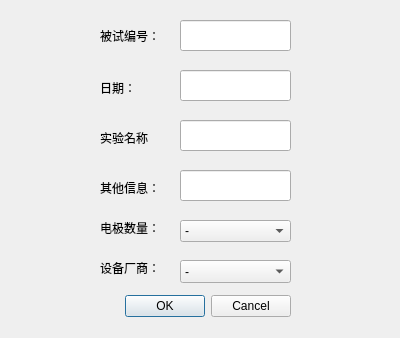
<?xml version="1.0" encoding="UTF-8"?>
<ui version="4.0">
 <class>set_info</class>
 <widget class="QDialog" name="set_info">
  <property name="geometry">
   <rect>
    <x>0</x>
    <y>0</y>
    <width>400</width>
    <height>338</height>
   </rect>
  </property>
  <property name="windowTitle">
   <string>实验信息</string>
  </property>
  <widget class="QDialogButtonBox" name="confirm">
   <property name="geometry">
    <rect>
     <x>90</x>
     <y>290</y>
     <width>201</width>
     <height>32</height>
    </rect>
   </property>
   <property name="orientation">
    <enum>Qt::Horizontal</enum>
   </property>
   <property name="standardButtons">
    <set>QDialogButtonBox::Cancel|QDialogButtonBox::Ok</set>
   </property>
  </widget>
  <widget class="QLabel" name="label">
   <property name="geometry">
    <rect>
     <x>100</x>
     <y>20</y>
     <width>81</width>
     <height>31</height>
    </rect>
   </property>
   <property name="text">
    <string>被试编号：</string>
   </property>
  </widget>
  <widget class="QLineEdit" name="num">
   <property name="geometry">
    <rect>
     <x>180</x>
     <y>20</y>
     <width>111</width>
     <height>31</height>
    </rect>
   </property>
  </widget>
  <widget class="QLabel" name="label_2">
   <property name="geometry">
    <rect>
     <x>100</x>
     <y>80</y>
     <width>68</width>
     <height>15</height>
    </rect>
   </property>
   <property name="text">
    <string>日期：</string>
   </property>
  </widget>
  <widget class="QLineEdit" name="date">
   <property name="geometry">
    <rect>
     <x>180</x>
     <y>70</y>
     <width>111</width>
     <height>31</height>
    </rect>
   </property>
  </widget>
  <widget class="QLabel" name="label_3">
   <property name="geometry">
    <rect>
     <x>100</x>
     <y>180</y>
     <width>68</width>
     <height>15</height>
    </rect>
   </property>
   <property name="text">
    <string>其他信息：</string>
   </property>
  </widget>
  <widget class="QLineEdit" name="others">
   <property name="geometry">
    <rect>
     <x>180</x>
     <y>170</y>
     <width>111</width>
     <height>31</height>
    </rect>
   </property>
  </widget>
  <widget class="QLineEdit" name="exp_name">
   <property name="geometry">
    <rect>
     <x>180</x>
     <y>120</y>
     <width>111</width>
     <height>31</height>
    </rect>
   </property>
  </widget>
  <widget class="QLabel" name="label_4">
   <property name="geometry">
    <rect>
     <x>100</x>
     <y>130</y>
     <width>68</width>
     <height>15</height>
    </rect>
   </property>
   <property name="text">
    <string>实验名称</string>
   </property>
  </widget>
  <widget class="QLabel" name="label_5">
   <property name="geometry">
    <rect>
     <x>100</x>
     <y>220</y>
     <width>68</width>
     <height>15</height>
    </rect>
   </property>
   <property name="text">
    <string>电极数量：</string>
   </property>
  </widget>
  <widget class="QComboBox" name="comboBox">
   <property name="geometry">
    <rect>
     <x>180</x>
     <y>220</y>
     <width>111</width>
     <height>22</height>
    </rect>
   </property>
   <item>
    <property name="text">
     <string>-</string>
    </property>
   </item>
   <item>
    <property name="text">
     <string>8</string>
    </property>
   </item>
   <item>
    <property name="text">
     <string>16</string>
    </property>
   </item>
  </widget>
  <widget class="QLabel" name="label_6">
   <property name="geometry">
    <rect>
     <x>100</x>
     <y>260</y>
     <width>68</width>
     <height>15</height>
    </rect>
   </property>
   <property name="text">
    <string>设备厂商：</string>
   </property>
  </widget>
  <widget class="QComboBox" name="comboBox_2">
   <property name="geometry">
    <rect>
     <x>180</x>
     <y>260</y>
     <width>111</width>
     <height>23</height>
    </rect>
   </property>
   <item>
    <property name="text">
     <string>-</string>
    </property>
   </item>
   <item>
    <property name="text">
     <string>山西</string>
    </property>
   </item>
   <item>
    <property name="text">
     <string>上海</string>
    </property>
   </item>
  </widget>
 </widget>
 <resources/>
 <connections>
  <connection>
   <sender>confirm</sender>
   <signal>accepted()</signal>
   <receiver>set_info</receiver>
   <slot>accept()</slot>
   <hints>
    <hint type="sourcelabel">
     <x>248</x>
     <y>254</y>
    </hint>
    <hint type="destinationlabel">
     <x>157</x>
     <y>274</y>
    </hint>
   </hints>
  </connection>
  <connection>
   <sender>confirm</sender>
   <signal>rejected()</signal>
   <receiver>set_info</receiver>
   <slot>reject()</slot>
   <hints>
    <hint type="sourcelabel">
     <x>316</x>
     <y>260</y>
    </hint>
    <hint type="destinationlabel">
     <x>286</x>
     <y>274</y>
    </hint>
   </hints>
  </connection>
 </connections>
</ui>
